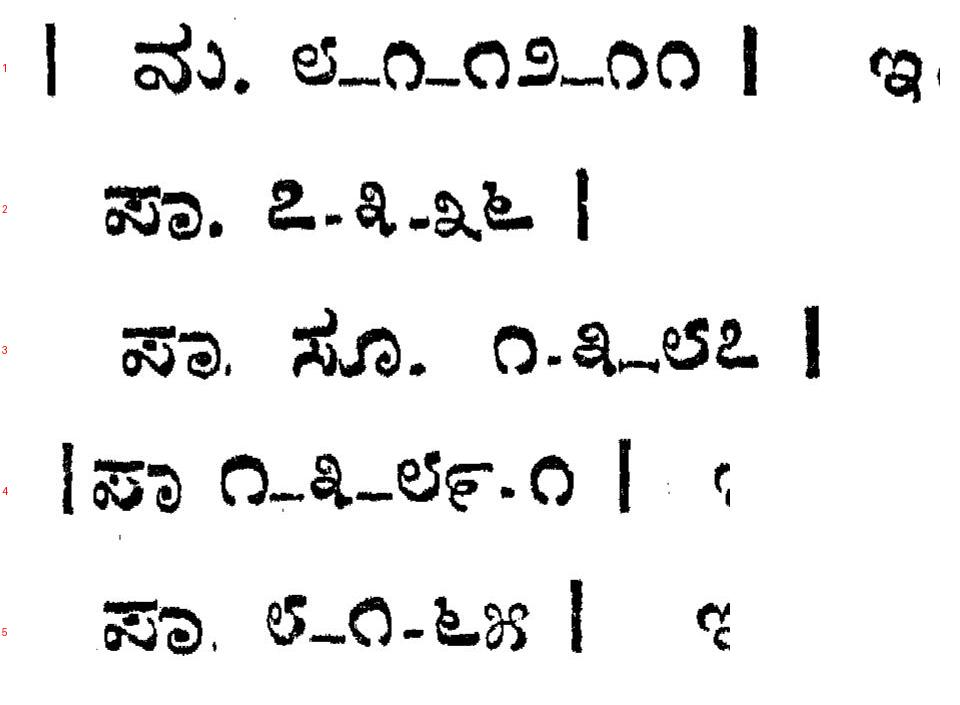
#> input picture publish/review/p4_numerals.jpg, 960 x 705 px, given as the content of the folder /tmp/v2num/tmpm6lmv0n1, which was not available
$ python header_montage.py 5 5 ../../publish/review/p4_numerals.jpg
#> lines starting #> are read from the running program, lines starting #| are printed output that depends on the picture; after the words box and inside, x2 and y2 are one past the last pixel; in counts of white or black regions, pixels touching at a corner belong together; pictures that were not available may be replaced by others from this repository, and a replacement may not be noted
### vol2/tools/cfg.py
"""Volume 2 numeral pass: scan parts of the better scan and paths.
Global PDF page = page number in the user's full scan; each part holds a run of it."""
import os
VOL=os.path.abspath(os.path.join(os.path.dirname(__file__),'..'))   # the vol2/ folder
ROOT=os.path.dirname(VOL)                                         # repository root
PARTS=[  # (path, first global PDF page)
    ('vol2/scans/02 Rigveda Samhitha Volume 02  1.pdf',1),
    ('vol2/scans/02 Rigveda Samhitha Volume 02 2.pdf',151),
    ('vol2/scans/02 Rigveda Samhitha Volume 02 3.pdf',301),
    ('vol2/scans/02 Rigveda Samhitha Volume 02 4.pdf',451),
    ('vol2/scans/02 Rigveda Samhitha Volume 02 5.pdf',601),
]
EN=os.path.join(VOL,'Rigveda_Samhita_Vol2_English_Translation.md')
REVIEW=os.path.join(VOL,'review')
WORK=os.environ.get('V2WORK','/tmp/v2num/')
os.makedirs(WORK,exist_ok=True)
def part_of(g):
    """global PDF page -> (part path, page within part)"""
#> called with g = 5
    for i,(p,first) in enumerate(PARTS):
        last=PARTS[i+1][1]-1 if i+1<len(PARTS) else 822
        if first<=g<=last: return os.path.join(ROOT,p),g-first+1
    raise KeyError(g)

### vol2/tools/header_montage.py
"""Montage of the page-number corners (top-left + top-right of the text block) for eye reading.
python3 header_montage.py FIRST LAST OUT.png"""
import sys,os,subprocess,tempfile
sys.path.insert(0,os.path.dirname(__file__))
from cfg import WORK,part_of
from PIL import Image,ImageOps,ImageDraw,ImageFilter
def textbox(im):
    """text-block box, ignoring specks: rows/cols with enough dark pixels after a median filter"""
    b=ImageOps.invert(im).point(lambda v:255 if v>100 else 0).filter(ImageFilter.MedianFilter(3))
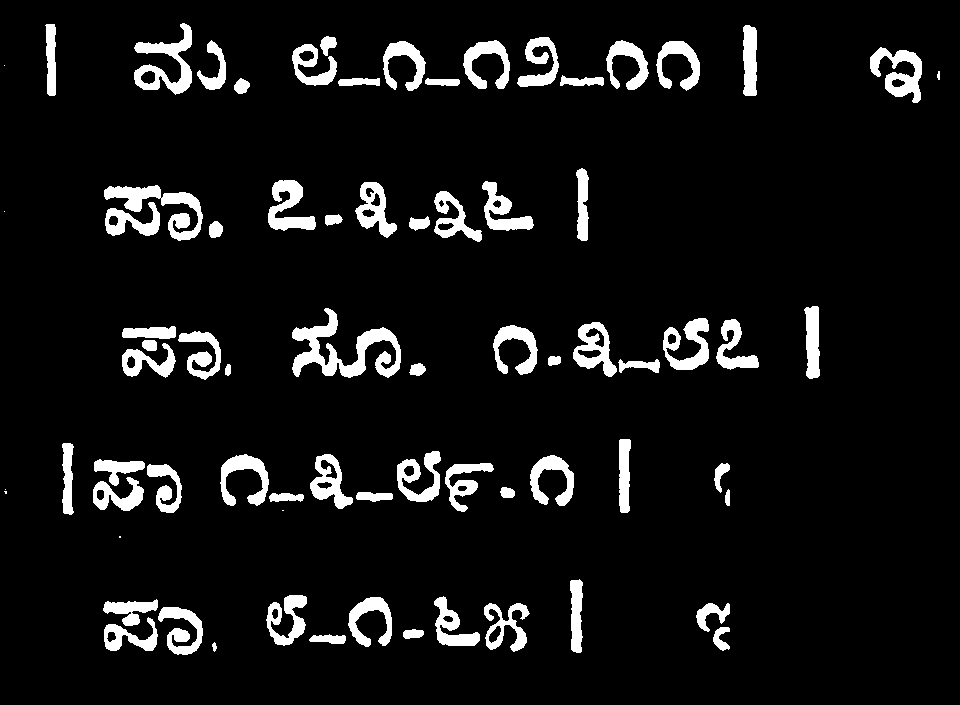
#> b: PIL image 960x705 L; 7.5% white; 75 white regions (6 under 20 px), largest, box (x1, y1, x2, y2) and area: (292, 308, 401, 378) 2905, (104, 185, 203, 241) 1887, (134, 23, 192, 95) 1694
    w,h=b.size; px=b.load()
#> after `w, h = b.size`: w = 960; h = 705
    rows=[y for y in range(h) if sum(px[x,y]>0 for x in range(0,w,2))>w*0.004]
#> rows = 371 values from 24 to 654
    cols=[x for x in range(w) if sum(px[x,y]>0 for y in range(0,h,2))>h*0.004]
#> cols = 756 values from 46 to 939
    return (cols[0],rows[0],cols[-1],rows[-1]) if rows and cols else (0,0,w,h)
if __name__!="__main__": pass
else:
    a,b,OUT=int(sys.argv[1]),int(sys.argv[2]),sys.argv[3]; tiles=[]
    for g in range(a,b+1):
        path,n=part_of(g); d=tempfile.mkdtemp(dir=WORK)
        subprocess.run(['pdftoppm','-f',str(n),'-l',str(n),'-r','100','-gray',path,d+'/p'],check=True)
        im=Image.open(d+'/'+os.listdir(d)[0]).convert('L'); subprocess.run(['rm','-rf',d])
        bb=textbox(im)
#> bb = (46, 24, 939, 654)
        w=bb[2]-bb[0]; hh=int(w*0.06); cw=int(w*0.16)
#> after `w = bb[2] - bb[0]`: w = 893
#> after `hh = int(w * 0.06)`: hh = 53
#> after `cw = int(w * 0.16)`: cw = 142
        L=im.crop((bb[0],bb[1],bb[0]+cw,bb[1]+hh)); R=im.crop((bb[2]-cw,bb[1],bb[2],bb[1]+hh))
#> after `L = im.crop((bb[0], bb[1], bb[0] + cw, bb[1] + hh))`:
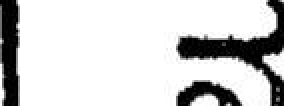
#> L: PIL image 142x53 L (shown 2 times larger); min 0, max 255, mean 206.9
#> after `R = im.crop((bb[2] - cw, bb[1], bb[2], bb[1] + hh))`:
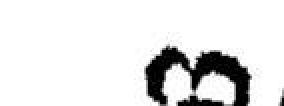
#> R: PIL image 142x53 L (shown 2 times larger); min 0, max 255, mean 228.2
        t=Image.new('L',(2*cw+44,hh),255); t.paste(L,(40,0)); t.paste(R,(44+cw,0))
#> after `t = Image.new('L', (2 * cw + 44, hh), 255)`: t: PIL image 328x53 L; every value is 255
#> after `t.paste(L, (40, 0))`:
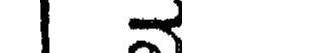
#> t: PIL image 328x53 L; min 0, max 255, mean 234.2
#> after `t.paste(R, (44 + cw, 0))`:
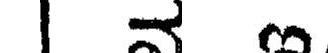
#> t: PIL image 328x53 L; min 0, max 255, mean 222.5
        ImageDraw.Draw(t).text((2,2),str(g),fill=0); tiles.append(t)
    cols=4; tw=max(t.width for t in tiles); th=max(t.height for t in tiles)
#> after `tw = max((t.width for t in tiles))`: tw = 328
#> after `th = max((t.height for t in tiles))`: th = 53
    m=Image.new('L',(cols*(tw+8),((len(tiles)+cols-1)//cols)*(th+4)),255)
#> m: PIL image 1344x57 L; every value is 255
    for i,t in enumerate(tiles): m.paste(t,((i%cols)*(tw+8),(i//cols)*(th+4)))
#> this loop made 1 pass
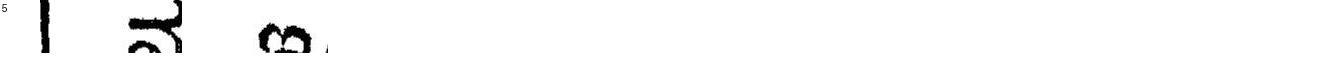
#> m: PIL image 1344x57 L; min 0, max 255, mean 247.6
    m.save(OUT); print(m.size)
#| (1344, 57)
